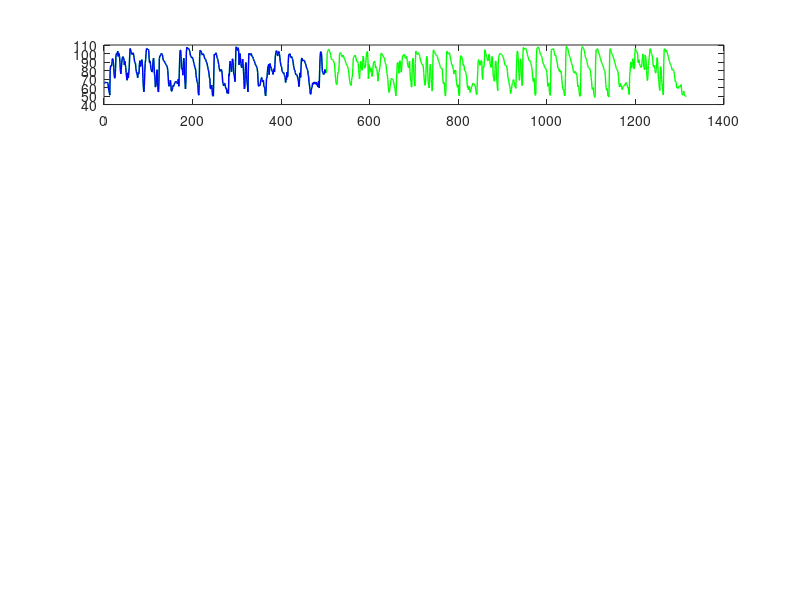

Reproduce this figure in MATLAB. (Note: this script raises an error after producing the figure.)
function [Clustering] = ClusteringML(TS, MM, MaxStep)

MM=[75:5:80];
TS=load('TheBells_MFCC.txt');
TS=TS(:,1);
%TS=[TS;TS];

wL = int64(500);
if (~exist('MaxStep','var')), MaxStep=100; end;
% d=load('Winding_data.txt');


%TS=TS(1:wL);

TS = TS(:)';
%clc;
t_ref0 = cputime;
h=figure(4);
h = subplot(5,5,1:5);
W = double(wL);
rate=0;

%hold (h, 'on');

Mark = zeros(1,length(TS));
Cluster = [];
ClusterPath = {};
Cost_Add = [inf 0 0 0];
ActionList(1,:) = [0 0 0];

% Initial Motif variable
for k=1:length(MM)
    Motif(k,:) = [inf 0 0 MM(k)];
end

step=1;
s=1;
e=0;
plot(h,TS,'g','LineWidth',1);
hold on;
while (s<length(TS) && e<length(TS)-1)
    
    e=s+W-1;
    if e>length(TS)-1
        e=length(TS)-1;
    end
    NoMotif(1:length(MM)) = false;
   plot(h,(s:e),TS(s:e),'b','LineWidth',1);
   fiqure(4);
   line([s s], [100 200]);
    while (step<MaxStep) %% Fix at most 100 steps
        disp(sprintf(' ===== Step %d ====== buffer: %d:%d',step,s,e));
        t_ref1 = cputime;
        
        disp(' -- Create New Cluster --');
        %%% Motif Discovery %%%
        m_index = 0;
        for k=1:length(MM)
            M=MM(k);
            if (k>1),
                if (NoMotif(k-1)==true),
                    NoMotif(k)=true;
                end
            end
            
            if ( NoMotif(k) == true)
                Cost_Create(k) = inf;
                fprintf('No more motif of length:%d\n',M);
            else
                if (Motif(k,1)==inf)
                    fprintf('Finding motif of length:%d .... ',M);
                    t_ref = cputime;
                    TTS=TS(s:e);
                    MMark=Mark(s:e);
                    motif = MK_Motif(TTS,M,MMark);
                    Motif(k,:) = [motif, M];
                    Motif(k,2)=Motif(k,2)+s-1;
                    Motif(k,3)=Motif(k,3)+s-1;
                    if (Motif(k,1)==inf)
                        NoMotif(k)=true;
                    end
                    fprintf('motif ED:%.2f @[%d, %d]   Finish in %.2f sec\n',motif(1,1),motif(1,2),motif(1,3),cputime-t_ref);
                else
                    disp(sprintf('Motif of length:%d  is ready.',M));
                end
                % To find this best pair, we treat one motif as a hypothesis and
                % see how well it encodes the other
                [Cost_Create(k)]= CostIfCreate(TS,Mark,Cluster,Motif(k,:));
                
            end
        end
        [cost_create m_index] = min(Cost_Create);
        
        
        disp(' -- Add to current Cluster --');
        Cost_Add(:,1) = inf;
        cost_add=inf;
        [Cost_Add] = CostIfAddML(TS,Mark,Cluster,Cost_Add,MM,s,e);
        % Cost_Add(:,2)=Cost_Add(:,2)+step;
        [cost_add a_index] = min(Cost_Add(:,1));
        
        
        disp(' -- Merge 2 Clusters --');
        cost_merge=inf;
        
        [cost_merge TmpCluster MergeInfo] = CostIfMergeML(TS,Mark,Cluster);
        
        
        min_cost = min([cost_create, cost_add, cost_merge]);
        

        if (min_cost >= 0)
            step=step+1;
            break;
        end
        
        if (cost_create == min_cost)
            M = MM(m_index);
            
            [Cluster Mark] = CreateNewCluster(TS,Mark,Cluster,Motif(m_index,:));
            ActionListML(step,:)=[1 Motif(m_index,2) Motif(m_index,3) M];
            disp(sprintf('Choost to Create Cluster    from Motif Len:%d, pos1:%d, pos2:%d',M,Motif(m_index,2),Motif(m_index,3)));
            
            Cluster(length(Cluster)).cost=cost_create;
            hold(h, 'on');
            a=Cluster(length(Cluster)).elm(1,1);
            al=Cluster(length(Cluster)).elm(1,2);
            b=Cluster(length(Cluster)).elm(2,1);
            bl=Cluster(length(Cluster)).elm(2,2);
            plot(h,(a:a+al-1),TS(a:a+al-1),'r','LineWidth',2);
            plot(h,(b:b+bl-1),TS(b:b+bl-1),'r','LineWidth',2);
            
        elseif (cost_add == min_cost)
            pos = Cost_Add(a_index,2);
            cid = Cost_Add(a_index,3);
            M   = Cost_Add(a_index,4);
            [Cluster Mark] = AddToCluster(TS,Mark,Cluster,pos,cid,M);
            ActionListML(step,:)=[2 pos cid M];
            
            Cluster(cid).cost=cost_add;
            hold(h, 'on');
            plot(h,(pos:pos+M-1),TS(pos:pos+M-1),'r','LineWidth',2);
            
            disp('Choose to Add ');
        elseif (cost_merge == min_cost)
            Cluster = TmpCluster;
            cid1=MergeInfo(1);
            cid2=MergeInfo(2);
            M   =MergeInfo(3);
            
            ActionListML(step,:)=[3 cid1 cid2 M];
            disp('Choose to Merge 2 Clusters');
        end
        
      
        %%% Before starting next round - Remove motif
        % % Remove the motifs if the positions inside them are already used
        for k=1:length(MM)
            if (Motif(k,1)~=inf)
                a=Motif(k,2);
                b=Motif(k,3);
                M=Motif(k,4);
                %%%%%%%%%% Better to change here %%%%%%%%%%%%%%
                ChkM = [0, MM(MM<=M)-1];
                if (any(Mark(a+ChkM)==1) || any(Mark(b+ChkM)==1))
                    Motif(k,:) = [inf 0 0 0];      % in next round, do motif discovery again
                end
            end
        end
        % % Remove the added subsequence if some positions inside them are already used
        for ci=1:size(Cost_Add,1)
            if (Cost_Add(ci,1) ~= inf)
                a = Cost_Add(ci,2);
                M = Cost_Add(ci,4);
                ChkM = [0,  MM(MM<=M)-1];
                if (any(Mark(a+ChkM)==1))
                    Cost_Add(ci,:) = [inf 0 0 0];      % in next round, do find added cluster again
                end
            end
        end
        
        plot(h,Mark*(100));
        %DisplayClusterA(TS,Cluster,1);
         
        disp(sprintf('.. Finish Step %d in %.2f sec',step,cputime-t_ref1));
        %         if (length(DList)>3)&&(DList(end-3) > 0),
        %             disp('Terminated because min_cost > 2');
        %             break;
        %         end;
        
        
        clf(h);
        for clusloc=1:length(Cluster);
            
            h1 = subplot(5,5,clusloc+5);
            hold off;
            for j=1:size(Cluster(clusloc).elm,1)
                pos=Cluster(clusloc).elm(j,1);
                Ln=Cluster(clusloc).elm(j,2);
                r=DNorm_Unif(TS(pos:pos+Ln-1));
                plot(h1,r,'b','LineWidth',1);
                hold on;
            end
            plot(h1,Cluster(clusloc).cenTS,'r','LineWidth',2);
            drawnow
            
            xlabel(h1,sprintf('CreCos:%5.2f',Cluster(clusloc).cost));
            
        end
        
        DList(step)=min_cost;
        ClusterPath{end+1} = Cluster;
        
        disp(sprintf('.. Finish Step %d in %.2f sec',step,cputime-t_ref1));
        
        step = step+1;
        
        %         for sr=s:e-M
        %             if ~any(Mark(sr:sr+M))
        %                 s=sr;
        %                 break;
        %             end
        %         end
    end
    s=max(find(Mark==1))+1;
    % s=s+W;
    save;
end
    Clustering.TS    = TS;
    Clustering.MM    = MM;
    Clustering.CPath = ClusterPath;
    Clustering.AList = ActionListML;
    Clustering.DList = DList;    
    disp(sprintf('Finish All %.2f sec',step,cputime-t_ref0));
    DisplayClusterML(Clustering)
end

%%
function d=ED(ts1,ts2)
d = sqrt(sum((ts1-ts2).^2));
end

%% Note: motif is a struct
function [cost_create]= CostIfCreate(TS,Mark,Cluster,motif)
if (motif(1,1)==inf),  cost_create=inf; return; end

clen = length(Cluster);
a = motif(1,2);
b = motif(1,3);
M = motif(1,4);
ts1 = DNorm_Unif(TS(a:a+M-1));
ts2 = DNorm_Unif(TS(b:b+M-1));
%%% BUG_ROUND
center = round((ts1+ts2)/2);

Mark(a:a+M-1)=1;
Mark(b:b+M-1)=1;

Xshf=0;
Cluster(clen+1).elm(1,:) = [a, M, Xshf];
Cluster(clen+1).elm(2,:) = [b, M, Xshf];
Cluster(clen+1).cenTS = center;
Cluster(clen+1).cenM = M;
Cluster(clen+1).minXs = 0;
Cluster(clen+1).maxXs = 0;
Cluster(clen+1).minM = M;
Cluster(clen+1).maxM = M;

%%% New MDL: Bits Save / length
diff1 = MDL(ts1-center);
diff2 = MDL(ts2-center);
MDL_OLD = (MDL(ts1)+MDL(ts2))/M;
MDL_NEW = (MDL(center)+ min(diff1,diff2))/M;  % ????
cost_create = MDL_NEW - MDL_OLD;
end


%%
function [Cluster Mark] = CreateNewCluster(TS,Mark,Cluster,motif)

clen = length(Cluster);
a = motif(1,2);
b = motif(1,3);
M = motif(1,4);
ts1 = DNorm_Unif(TS(a:a+M-1));
ts2 = DNorm_Unif(TS(b:b+M-1));
center = round((ts1+ts2)/2);

Xshf=0;
Cluster(clen+1).elm(1,:) = [a, M, Xshf];
Cluster(clen+1).elm(2,:) = [b, M, Xshf];
Cluster(clen+1).cenTS = center;
Cluster(clen+1).cenM = M;
Cluster(clen+1).minXs = 0;
Cluster(clen+1).maxXs = 0;
Cluster(clen+1).minM = M;
Cluster(clen+1).maxM = M;

if (any(Mark(a:a+M-1)) || any(Mark(b:b+M-1)))
    fprintf('Warning!! CreateNewCluster:: Mark twice!!\n');
    pause(1);
end

Mark(a:a+M-1)=1;
Mark(b:b+M-1)=1;
end



%%
function [Cost_Add] = CostIfAddML(TS,Mark,Cluster,Cost_Add,MM,s,e)
if (length(Cluster) < 1),
    Cost_Add = [inf 0 0 0];
    return;
end

for ci=1:length(Cluster)
    [Cost_Add(ci,:)] = FindAddedClusterML(TS,Mark,Cluster,ci,MM,s,e);
    cadd = Cost_Add(ci,:);
    fprintf('Add=> cid:%d, ts:%d, M=%d,  cost=%.2f\n',cadd(3),cadd(2),cadd(4),cadd(1));
end
end


%% Brute Force to find the next candidate to merge
function [cost_Add] = FindAddedClusterML(TS,Mark,Cluster,ci,MM,s,e)

cenTS = Cluster(ci).cenTS;
M = Cluster(ci).cenM;

bsf_ed = inf;
for p=s:e-M+1
    ChkM = [0,  MM(MM<=M)-1];
    if (any(Mark(p+ChkM)==1))
        continue;
    end
    
    
    ed = ED(cenTS,DNorm_Unif(TS(p:p+M-1)));
    if (bsf_ed > ed)
        bsf_ed  = ed;
        bsf_pos = p;
        bsf_cid = ci;
    end
end

if (bsf_ed==inf)
    cost_Add = [inf 0 0 0];
else
    %%% Old MDL: Bits Save / length
    MDL_OLD1 = MDL_Cluster_i(TS,Cluster(bsf_cid))/M;   %DLC(C)
    MDL_OLD2 = MDL(DNorm_Unif(TS(bsf_pos:bsf_pos+M-1)))/M;   %DL(A)
    MDL_OLD = MDL_OLD1 + MDL_OLD2;        % DL(Before)
    
    cen1 = Cluster(bsf_cid).cenTS;
    
    Cluster = AddToCluster(TS,Mark,Cluster,bsf_pos,bsf_cid,M);
    cen2 = Cluster(bsf_cid).cenTS;
    
    %%% New MDL: Bits Save / length
    MDL_NEW = MDL_Cluster_i(TS,Cluster(bsf_cid))/M;
    cost = MDL_NEW - MDL_OLD;
    cost_Add = [cost bsf_pos bsf_cid M];
end
end


%%
function [Cluster Mark] = AddToCluster(TS,Mark,Cluster,pos,cid,M)
Mark(pos:pos+M-1)=1;
Cluster(cid).elm(end+1,:) = [pos M 0];
n = size(Cluster(cid).elm,1);
old_cen = Cluster(cid).cenTS;
new_cen = round(( (n-1)*old_cen + DNorm_Unif(TS(pos:pos+M-1)) )/n);
Cluster(cid).cenTS = new_cen;
end


%%
function [cost Cluster MergeInfo] = CostIfMergeML(TS,Mark,Cluster)
if (length(Cluster) < 2), cost=inf; MergeInfo = [0 0 0]; return; end;
[Cluster MergeInfo cost] = Find2NearestClustersML(TS,Cluster);
fprintf('Best Merge=> c1:%d, c2:%d,  cost=%.2f\n',MergeInfo(1), MergeInfo(2), cost);
end


function [FCluster MergeInfo cost] = Find2NearestClustersML(TS,Cluster)
FCluster = Cluster;
MergeInfo = [0 0 0];
cost = inf;
bsf_mdl = inf;
for c1 = 1:length(Cluster)
    cen1 = Cluster(c1).cenTS;
    M1   = length(cen1);
    N1   = size(Cluster(c1).elm,1);
    bsf_ed = inf;
    for c2 = c1+1:length(Cluster)
        cen2 = Cluster(c2).cenTS;
        M2   = length(cen2);
        if (c1==c2), continue; end;
        N2   = size(Cluster(c2).elm,1);
        % Find best position of merging center using ED
        
        Mmax = M1+M2;
        for x = 0:Mmax-M2
            %             ts1 = [            cen1, zeros(1,M2+x-M1)];
            %             ts2 = [zeros(1,x), cen2, zeros(1,M1-M2-x)];
            %
            ts1_s = cen1(x+1:min(M1,M2+x));
            ts2_s = cen2(1:min(M1-x,M2));
            new_cen = (ts1_s*N1 + ts2_s*N2)/(N1+N2);
            
            Mc = length(new_cen);
            part1=[]; part2=[];
            if (M1>Mc),  part1 = cen1(1:x); end
            if (M1>M2+x),
                part2 = cen1(M2+x+1:M1);
            else
                part2 = cen2(M1-x+1:M2);
            end
            new_cen = [part1, new_cen, part2];
            
            ed = ED(ts1_s, ts2_s);
            Xshf1 = 0; Xshf2= x;
            [TmpCluster, cost_mdl] = Merge2Cluster(TS,Cluster,c1,c2,Xshf1,Xshf2,new_cen);
            if (bsf_mdl > cost_mdl)
                bsf_mdl = cost_mdl;
                FCluster = TmpCluster;
                MergeInfo = [c1 c2 length(new_cen)];
            end
        end
        
        for x = 0:Mmax-M1
            %             ts1 = [zeros(1,x), cen1, zeros(1,M2-M1-x)];
            %             ts2 = [             cen2, zeros(1,M1+x-M2)];
            
            ts1_s = cen1(1:min(M2-x,M1));
            ts2_s = cen2(x+1:min(M2,M1+x));
            new_cen = (ts1_s*N1 + ts2_s*N2)/(N1+N2);
            
            Mc = length(new_cen);
            part1=[]; part2=[];
            if (M2>Mc),  part1 = cen2(1:x); end
            if (M2>M1+x),
                part2 = cen2(M1+x+1:M2);
            else
                part2 = cen1(M2-x+1:M1);
            end
            new_cen = [part1, new_cen, part2];
            
            ed = ED(ts1_s, ts2_s);
            Xshf1 = x; Xshf2= 0;
            [TmpCluster, cost_mdl] = Merge2Cluster(TS,Cluster,c1,c2,Xshf1,Xshf2,new_cen);
            if (bsf_mdl > cost_mdl)
                bsf_mdl = cost_mdl;
                FCluster = TmpCluster;
                MergeInfo = [c1 c2 length(new_cen)];
            end
        end
    end
    
    
    if (bsf_ed == inf),  continue; end;
end

cost = bsf_mdl;
end

function [FCluster, cost_mdl] = Merge2Cluster(TS,Cluster,c1,c2,Xshf1,Xshf2,cen)
%%% Compute MDL
if (c1>c2),
    [FCluster, cost_mdl] = Merge2Cluster(TS,Cluster,c2,c1,Xshf2,Xshf1,cen);
    return;
end;

Clus1 = Cluster(c1);
Clus2 = Cluster(c2);
MDL_OLD1 = MDL_Cluster_i(TS,Clus1) / Clus1.maxM;
MDL_OLD2 = MDL_Cluster_i(TS,Clus2) / Clus2.maxM;
MDL_OLD  = MDL_OLD1 + MDL_OLD2;

Cluster(c1).elm = [ Clus1.elm(:,1:2), Clus1.elm(:,3)+Xshf1;  ...
    Clus2.elm(:,1:2), Clus2.elm(:,3)+Xshf2];
new_cen = cen;
Cluster(c1).cenTS = new_cen;
Cluster(c1).cenM  = length(new_cen);
Cluster(c1).minM  = min([Clus1.minM, Clus2.minM]);
Cluster(c1).maxM  = max([Clus1.maxM, Clus2.maxM]);
Cluster(c1).minXs = min(Cluster(c1).elm(:,3));
Cluster(c1).maxXs = max(Cluster(c1).elm(:,3));

Cluster(c2) = [];

% %%% New MDL: Bits Save / length
MDL_NEW = MDL_Cluster_i(TS,Cluster(c1)) / Cluster(c1).maxM;
cost_mdl = MDL_NEW - MDL_OLD;
FCluster = Cluster;
end

% %%%%%%%%%%%%%%%%%%%%%%%%%%%%%%%%%%%%%%%%%%%%%%%%%%%%%%%%%%%%%%
% %%%%%%%%%%%%%%%%%%%%%%%% MDL Stuffs  %%%%%%%%%%%%%%%%%%%%%%%%%
% %%%%%%%%%%%%%%%%%%%%%%%%%%%%%%%%%%%%%%%%%%%%%%%%%%%%%%%%%%%%%%
%%
function cost = MDL_Cluster_i(TS,clusi)
cost = 0;
cenTS = clusi.cenTS;
cenM  = clusi.cenM;


cost_diff = 0;
max_mdl_diff = -inf;

for j=1:size(clusi.elm,1) %%%% Careful Here %%%
    pos  = clusi.elm(j,1);
    M    = clusi.elm(j,2);
    Xshf = clusi.elm(j,3);
    
    ts = DNorm_Unif(TS(pos:pos+M-1));
    ts = [zeros(1,Xshf), ts, zeros(1,cenM-M-Xshf)];
    
    mdl_diff = MDL(ts-cenTS);
    max_mdl_diff = max(max_mdl_diff, mdl_diff);
    cost_diff = cost_diff + mdl_diff;
end
%cost_diff = cost_diff - max_mdl_diff;
%cost=MDL(cenTS)
% cost=cost_clus+cost_diff
% DLC(C)=DL(H)+z[DL(A|H)]-max(DL(A|H)
cost = MDL(cenTS) + cost_diff - max_mdl_diff;
end

%%
function cost = MDL(ts)
cost = bitcost_ent(ts);
end

function cost = bitcost_ent(ts)
ts = ts-min(ts)+1;
if (min(ts)==max(ts))
    ts(end) = -ts(end);
end
cost = ent(ts);
end

function cost = ent(ts)
min_val = min(ts);
max_val = max(ts);
f = histc(ts(:),min_val:max_val);
f = f(:)'/sum(f);
ent = -f.*log(f+0.000000000000000000001)./log(2);
cost = length(ts)* sum(ent);
end
